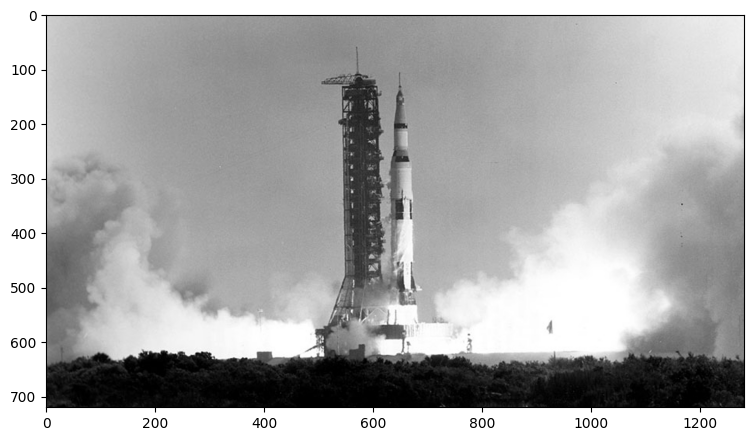
#> input picture Image Drawing /download.png, 753 x 441 px, found by its file name
$ python rotation.py
#> lines starting #> are read from the running program, lines starting #| are printed output that depends on the picture
import cv2 as cv

img = cv.imread("download.png")
#> img is the input picture: shape (441, 753, 3); min 0, max 255, mean 170.7

if img is None:
    print("Image not load")

else:
    (h ,w)  = img.shape[:2 ]
#> h = 441; w = 753

    center = (w//2, h//2)
#> center = (376, 220)
    M = cv.getRotationMatrix2D(center, 90, 1)
    rotated = cv.warpAffine(img, M, (w, h))
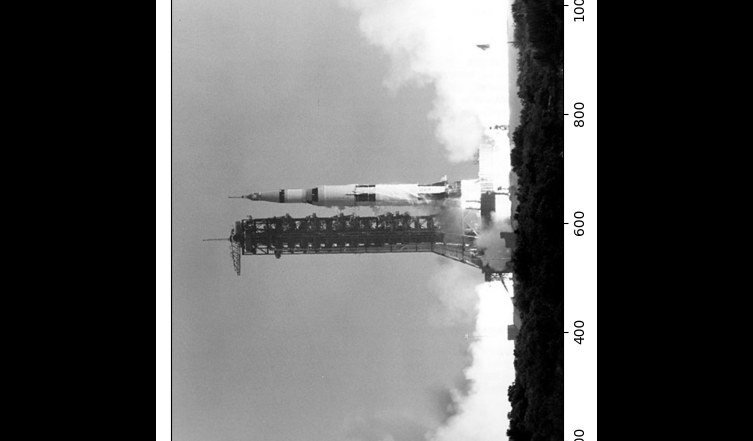
#> rotated: shape (441, 753, 3); min 0, max 255, mean 94.6

    cv.imshow("Rotated Image", rotated)
    cv.waitKey(0)
    cv.destroyAllWindows()

$ run again, with Image Drawing /Text.png copied over Image Drawing /download.png
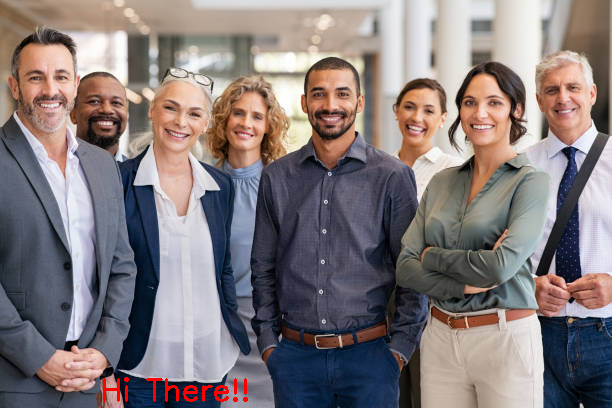
#> input picture Image Drawing /Text.png, 612 x 408 px, found by its file name
#> img is the input picture: shape (408, 612, 3); mean B, G, R 123, 121.8, 131.3
#> `rotated = cv.warpAffine(img, M, (w, h))`:
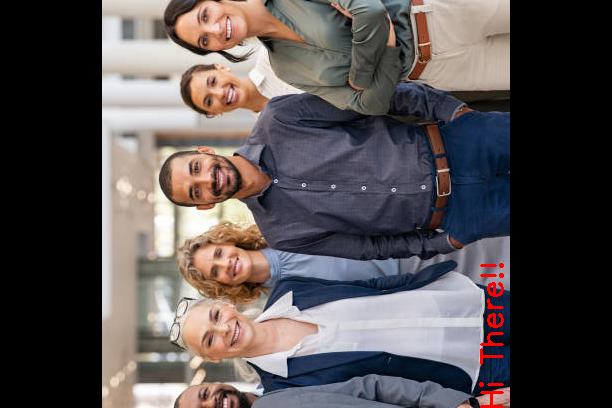
#> rotated: shape (408, 612, 3); mean B, G, R 80.3, 79.8, 86.1
